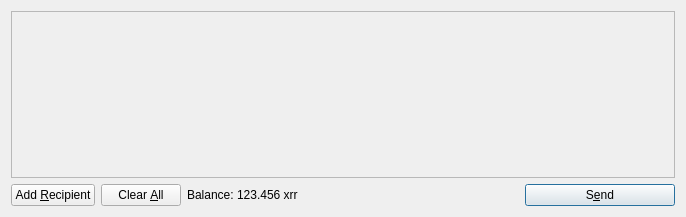
<?xml version="1.0" encoding="UTF-8"?>
<ui version="4.0">
 <class>SendCoinsDialog</class>
 <widget class="QDialog" name="SendCoinsDialog">
  <property name="geometry">
   <rect>
    <x>0</x>
    <y>0</y>
    <width>686</width>
    <height>217</height>
   </rect>
  </property>
  <property name="windowTitle">
   <string>Send Coins</string>
  </property>
  <layout class="QVBoxLayout" name="verticalLayout">
   <item>
    <widget class="QScrollArea" name="scrollArea">
     <property name="widgetResizable">
      <bool>true</bool>
     </property>
     <widget class="QWidget" name="scrollAreaWidgetContents">
      <property name="geometry">
       <rect>
        <x>0</x>
        <y>0</y>
        <width>666</width>
        <height>165</height>
       </rect>
      </property>
      <layout class="QVBoxLayout" name="verticalLayout_2">
       <property name="margin">
        <number>0</number>
       </property>
       <item>
        <layout class="QVBoxLayout" name="entries">
         <property name="spacing">
          <number>6</number>
         </property>
        </layout>
       </item>
       <item>
        <spacer name="verticalSpacer">
         <property name="orientation">
          <enum>Qt::Vertical</enum>
         </property>
         <property name="sizeHint" stdset="0">
          <size>
           <width>20</width>
           <height>40</height>
          </size>
         </property>
        </spacer>
       </item>
      </layout>
     </widget>
    </widget>
   </item>
   <item>
    <layout class="QHBoxLayout" name="horizontalLayout">
     <item>
      <widget class="QPushButton" name="addButton">
       <property name="toolTip">
        <string>Send to multiple recipients at once</string>
       </property>
       <property name="text">
        <string>Add &amp;Recipient</string>
       </property>
       <property name="icon">
        <iconset resource="../bitcoin.qrc">
         <normaloff>:/icons/add</normaloff>:/icons/add</iconset>
       </property>
       <property name="autoDefault">
        <bool>false</bool>
       </property>
      </widget>
     </item>
     <item>
      <widget class="QPushButton" name="clearButton">
       <property name="sizePolicy">
        <sizepolicy hsizetype="Minimum" vsizetype="Fixed">
         <horstretch>0</horstretch>
         <verstretch>0</verstretch>
        </sizepolicy>
       </property>
       <property name="toolTip">
        <string>Remove all transaction fields</string>
       </property>
       <property name="text">
        <string>Clear &amp;All</string>
       </property>
       <property name="icon">
        <iconset resource="../bitcoin.qrc">
         <normaloff>:/icons/remove</normaloff>:/icons/remove</iconset>
       </property>
       <property name="autoRepeatDelay">
        <number>300</number>
       </property>
       <property name="autoDefault">
        <bool>false</bool>
       </property>
      </widget>
     </item>
     <item>
      <layout class="QHBoxLayout" name="horizontalLayout_2">
       <property name="spacing">
        <number>3</number>
       </property>
       <item>
        <widget class="QLabel" name="label">
         <property name="text">
          <string>Balance:</string>
         </property>
        </widget>
       </item>
       <item>
        <widget class="QLabel" name="labelBalance">
         <property name="cursor">
          <cursorShape>IBeamCursor</cursorShape>
         </property>
         <property name="text">
          <string>123.456 xrr</string>
         </property>
         <property name="textInteractionFlags">
          <set>Qt::LinksAccessibleByMouse|Qt::TextSelectableByKeyboard|Qt::TextSelectableByMouse</set>
         </property>
        </widget>
       </item>
      </layout>
     </item>
     <item>
      <spacer name="horizontalSpacer">
       <property name="orientation">
        <enum>Qt::Horizontal</enum>
       </property>
       <property name="sizeHint" stdset="0">
        <size>
         <width>40</width>
         <height>20</height>
        </size>
       </property>
      </spacer>
     </item>
     <item>
      <widget class="QPushButton" name="sendButton">
       <property name="minimumSize">
        <size>
         <width>150</width>
         <height>0</height>
        </size>
       </property>
       <property name="toolTip">
        <string>Confirm the send action</string>
       </property>
       <property name="text">
        <string>S&amp;end</string>
       </property>
       <property name="icon">
        <iconset resource="../bitcoin.qrc">
         <normaloff>:/icons/send</normaloff>:/icons/send</iconset>
       </property>
       <property name="default">
        <bool>true</bool>
       </property>
      </widget>
     </item>
    </layout>
   </item>
  </layout>
 </widget>
 <resources>
  <include location="../bitcoin.qrc"/>
 </resources>
 <connections/>
</ui>
